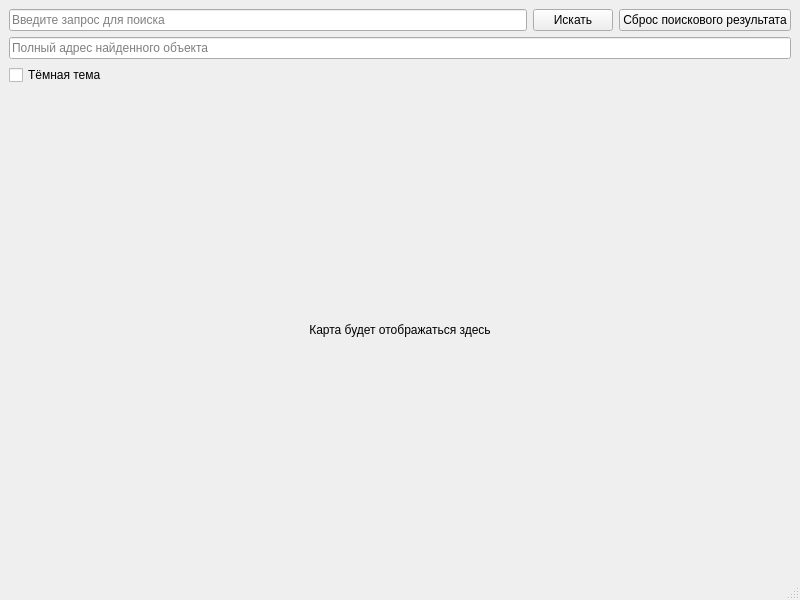
<?xml version="1.0" encoding="UTF-8"?>
<ui version="4.0">
 <class>MainWindow</class>
 <widget class="QMainWindow" name="MainWindow">
  <property name="geometry">
   <rect>
    <x>100</x>
    <y>100</y>
    <width>800</width>
    <height>600</height>
   </rect>
  </property>
  <property name="windowTitle">
   <string>Map Viewer</string>
  </property>
  <widget class="QWidget" name="centralwidget">
   <layout class="QVBoxLayout" name="verticalLayout">
    <item>
     <layout class="QHBoxLayout" name="searchLayout">
      <item>
       <widget class="QLineEdit" name="search_line">
        <property name="placeholderText">
         <string>Введите запрос для поиска</string>
        </property>
       </widget>
      </item>
      <item>
       <widget class="QPushButton" name="search_button">
        <property name="text">
         <string>Искать</string>
        </property>
       </widget>
      </item>
      <item>
       <widget class="QPushButton" name="reset_button">
        <property name="text">
         <string>Сброс поискового результата</string>
        </property>
       </widget>
      </item>
     </layout>
    </item>
    <item>
     <widget class="QLineEdit" name="address_field">
      <property name="placeholderText">
       <string>Полный адрес найденного объекта</string>
      </property>
      <property name="readOnly">
       <bool>true</bool>
      </property>
     </widget>
    </item>
    <item>
     <widget class="QCheckBox" name="theme_checkbox">
      <property name="text">
       <string>Тёмная тема</string>
      </property>
     </widget>
    </item>
    <item>
     <widget class="QLabel" name="g_map">
      <property name="text">
       <string>Карта будет отображаться здесь</string>
      </property>
      <property name="alignment">
       <set>Qt::AlignCenter</set>
      </property>
      <property name="minimumSize">
       <size>
        <width>400</width>
        <height>300</height>
       </size>
      </property>
     </widget>
    </item>
   </layout>
  </widget>
  <widget class="QMenuBar" name="menubar"/>
  <widget class="QStatusBar" name="statusbar"/>
 </widget>
 <connections/>
</ui>
